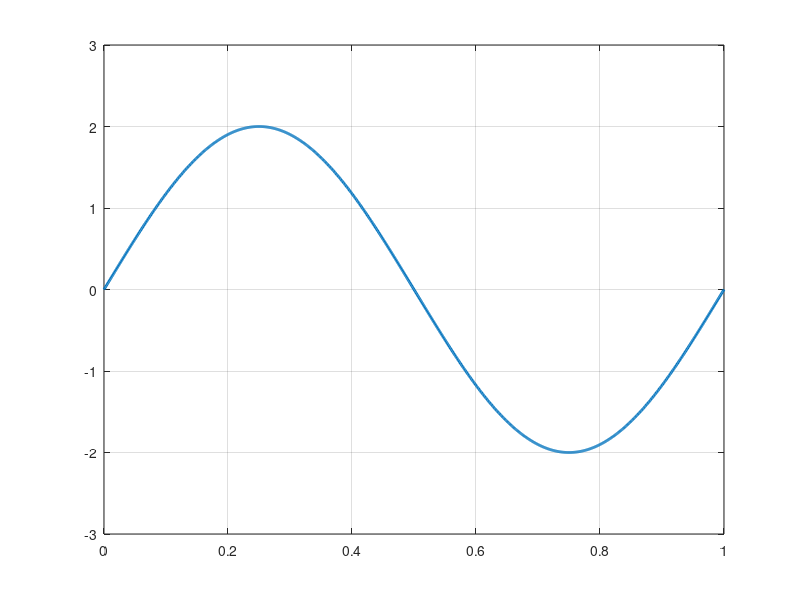

Source code (MATLAB): (Note: this script raises an error after producing the figure.)
h = figure('units', 'normalized', 'position', [0.3370 0.4148 0.3641 0.3481]);

srate = 1000; % sampling rate of 1 kHz
time  = 0:1/srate:1; 
freq  = 1; % in Hz
amp   = 2; % amplitude, or height of the sine wave

sine_wave = amp.*sin(2*pi*freq.*time); % Note that you need the .* for point-wise vector multiplication.

plot(time,sine_wave, 'LineWidth',2)
set(gca,'ylim',[-3 3]) % this adjusts the y-axis limits for visibility
grid on;

h.Children.XAxis.FontSize = 16;
h.Children.YAxis.FontSize = 16;

h.Children.XLabel.String = 'Time (s)';
h.Children.YLabel.String = 'Amplitude';

h.Children.XLabel.FontSize = 20;
h.Children.YLabel.FontSize = 20